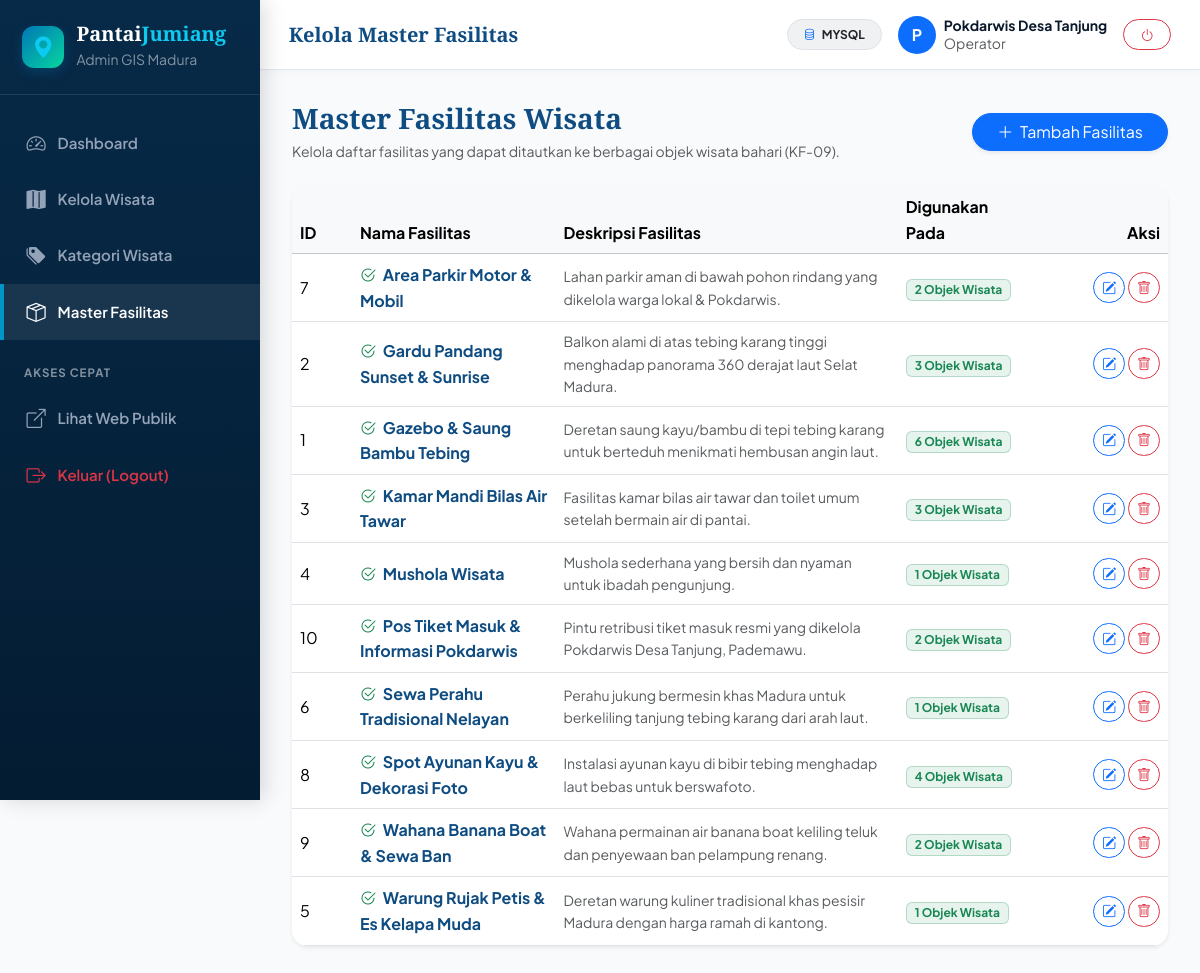
/admin/fasilitas.php (signed in), run on the app's committed database.
### tables this page shows
CREATE TABLE `fasilitas` (
  `id_fasilitas` INT AUTO_INCREMENT PRIMARY KEY,
  `nama_fasilitas` VARCHAR(100) NOT NULL,
  `deskripsi` TEXT NULL
);

### admin/fasilitas.php (the view, shortened to what this page needs)
<?php
$db = getDB();
$stmt = $db->query("
    SELECT f.*, COUNT(wf.id_wisata) AS total_wisata
    FROM fasilitas f
    LEFT JOIN wisata_fasilitas wf ON f.id_fasilitas = wf.id_fasilitas
    GROUP BY f.id_fasilitas, f.nama_fasilitas, f.deskripsi
    ORDER BY f.nama_fasilitas ASC
");
$fasilitasList = $stmt->fetchAll();
include __DIR__ . '/../includes/admin_header.php';
?>
<div class="d-flex justify-content-between align-items-center mb-4 flex-wrap gap-2">
    <div>
        <h3 class="font-serif fw-bold text-ocean-primary mb-1">Master Fasilitas Wisata</h3>
        <p class="text-muted small mb-0">Kelola daftar fasilitas yang dapat ditautkan ke berbagai objek wisata bahari (KF-09).</p>
    </div>
    <button type="button" class="btn btn-primary rounded-pill px-4 shadow-sm" onclick="window.openAddFasilitasModal()">
        <i class="bi bi-plus-lg me-1"></i> Tambah Fasilitas
    </button>
</div>
<div class="card border-0 shadow-sm rounded-4 overflow-hidden">
    <div class="table-responsive">
        <table class="table table-hover align-middle mb-0">
            <thead class="table-light">
                <tr>
                    <th style="width: 60px;">ID</th>
                    <th>Nama Fasilitas</th>
                    <th>Deskripsi Fasilitas</th>
                    <th>Digunakan Pada</th>
                    <th class="text-end" style="width: 140px;">Aksi</th>
                </tr>
            </thead>
            <tbody>
                <?php if (empty($fasilitasList)): ?>
                    <tr>
                        <td colspan="5" class="text-center py-5 text-muted">Belum ada master fasilitas.</td>
                    </tr>
                <?php else: ?>
                    <?php foreach ($fasilitasList as $f): ?>
                        <tr>
                            <td><?= $f['id_fasilitas'] ?></td>
                            <td class="fw-bold text-ocean-primary">
                                <i class="bi bi-check2-circle text-success me-1"></i> <?= htmlspecialchars($f['nama_fasilitas']) ?>
                            </td>
                            <td class="text-muted small"><?= htmlspecialchars($f['deskripsi'] ?: '-') ?></td>
                            <td>
                                <span class="badge bg-success bg-opacity-10 text-success border border-success border-opacity-25 px-2 py-1">
                                    <?= $f['total_wisata'] ?> Objek Wisata
                                </span>
                            </td>
                            <td class="text-end">
                                <button type="button" onclick="window.editFasilitas(<?= $f['id_fasilitas'] ?>, '<?= htmlspecialchars(addslashes($f['nama_fasilitas'])) ?>', '<?= htmlspecialchars(addslashes($f['deskripsi'] ?? '')) ?>')" class="btn btn-sm btn-outline-primary rounded-pill px-2">
                                    <i class="bi bi-pencil-square"></i>
                                </button>
                                <button type="button" onclick="window.deleteFasilitas(<?= $f['id_fasilitas'] ?>, '<?= htmlspecialchars(addslashes($f['nama_fasilitas'])) ?>')" class="btn btn-sm btn-outline-danger rounded-pill px-2">
                                    <i class="bi bi-trash"></i>
                                </button>
                            </td>
                        </tr>
                    <?php endforeach; ?>
                <?php endif; ?>
            </tbody>
        </table>
    </div>
</div>
<?php include __DIR__ . '/../includes/admin_footer.php'; ?>

### assets/css/style.css (style rules this page uses)
:root { --font-main: 'Plus Jakarta Sans', system-ui, -apple-system, sans-serif; --font-serif: 'Playfair Display', Georgia, serif; --ocean-900: #041c32; --ocean-800: #062846; --ocean-700: #0a3d62; --ocean-600: #0f4c81; --ocean-500: #0077b6; --ocean-400: #0096c7; --ocean-300: #48cae4; --ocean-200: #90e0ef; --ocean-100: #ade8f4; --ocean-50: #e0f7fa; --ocean-bg: #f4f9fd; --seafoam: #06d6a0; --coral: #ff6b6b; --sand: #fdfbf7; --gold: #f59e0b; --dark: #0b192c; --text-muted:#64748b; --border-light: rgba(15, 76, 129, 0.12); --glass-bg: rgba(255, 255, 255, 0.82); --glass-border: rgba(255, 255, 255, 0.6); --glass-shadow: 0 10px 30px rgba(4, 28, 50, 0.08); --radius-sm: 8px; --radius-md: 14px; --radius-lg: 20px; --radius-xl: 28px; --transition: all 0.28s cubic-bezier(0.4, 0, 0.2, 1); }
* { box-sizing: border-box; }
body { font-family: var(--font-main); background-color: var(--ocean-bg); color: var(--dark); line-height: 1.6; overflow-x: hidden; }
h1, h2, h3, .font-serif { font-family: var(--font-serif); }
.text-ocean-primary { color: var(--ocean-600) !important; }

### assets/css/admin.css (style rules this page uses)
:root { --admin-sidebar-width: 260px; --admin-header-height: 70px; --admin-primary: #0f4c81; --admin-primary-dark: #072a48; --admin-accent: #0096c7; --admin-bg: #f8fafc; }
body.admin-body { background-color: var(--admin-bg); min-height: 100vh; }

### data on the page
fasilitas: id_fasilitas "7", nama_fasilitas "Area Parkir Motor & Mobil", deskripsi "Lahan parkir aman di bawah pohon rindang yang dikelola warga lokal & Pokdarwis.", total_wisata "2"
fasilitas: id_fasilitas "2", nama_fasilitas "Gardu Pandang Sunset & Sunrise", deskripsi "Balkon alami di atas tebing karang tinggi menghadap panorama 360 derajat laut Selat Madura.", total_wisata "3"
fasilitas: id_fasilitas "1", nama_fasilitas "Gazebo & Saung Bambu Tebing", deskripsi "Deretan saung kayu/bambu di tepi tebing karang untuk berteduh menikmati hembusan angin laut.", total_wisata "6"
fasilitas: id_fasilitas "3", nama_fasilitas "Kamar Mandi Bilas Air Tawar", deskripsi "Fasilitas kamar bilas air tawar dan toilet umum setelah bermain air di pantai.", total_wisata "3"
fasilitas: id_fasilitas "4", nama_fasilitas "Mushola Wisata", deskripsi "Mushola sederhana yang bersih dan nyaman untuk ibadah pengunjung.", total_wisata "1"
fasilitas: id_fasilitas "10", nama_fasilitas "Pos Tiket Masuk & Informasi Pokdarwis", deskripsi "Pintu retribusi tiket masuk resmi yang dikelola Pokdarwis Desa Tanjung, Pademawu.", total_wisata "2"
fasilitas: id_fasilitas "6", nama_fasilitas "Sewa Perahu Tradisional Nelayan", deskripsi "Perahu jukung bermesin khas Madura untuk berkeliling tanjung tebing karang dari arah laut.", total_wisata "1"
fasilitas: id_fasilitas "8", nama_fasilitas "Spot Ayunan Kayu & Dekorasi Foto", deskripsi "Instalasi ayunan kayu di bibir tebing menghadap laut bebas untuk berswafoto.", total_wisata "4"
fasilitas: id_fasilitas "9", nama_fasilitas "Wahana Banana Boat & Sewa Ban", deskripsi "Wahana permainan air banana boat keliling teluk dan penyewaan ban pelampung renang.", total_wisata "2"
fasilitas: id_fasilitas "5", nama_fasilitas "Warung Rujak Petis & Es Kelapa Muda", deskripsi "Deretan warung kuliner tradisional khas pesisir Madura dengan harga ramah di kantong.", total_wisata "1"

### other printed values
$pageTitle "Kelola Master Fasilitas"
getDBDriver() "MYSQL"
substr($userName, 0, 1) "P"
$userName "Pokdarwis Desa Tanjung"
$userRole "Operator"
